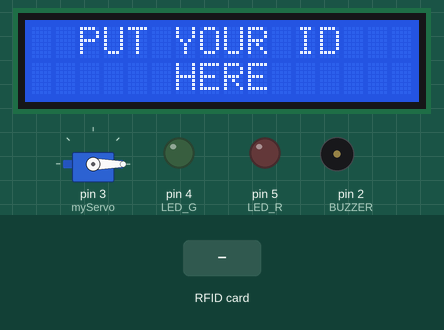
This sketch was run on a simulated Arduino Uno, built with avr-gcc and run on an emulated ATmega328P. On the bench: servo, 16×2 character LCD, output pins drawn as LEDs (lit = HIGH), buzzer (waves = sounding). Inputs (shaded band) come from the test bench. Pins used as bus, display or sensor lines are not drawn; what the sketch prints to the serial monitor is not drawn.

Above: at 1.3 s.
1.4 s: RFID card F4 BE 8A 2A held to the reader
At 2.08 s:
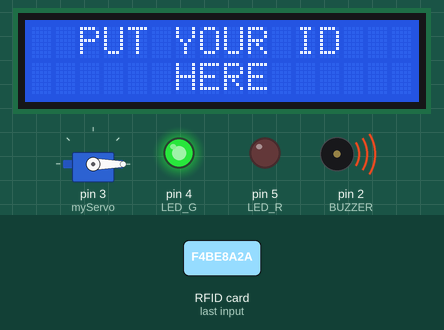
At 3.2 s:
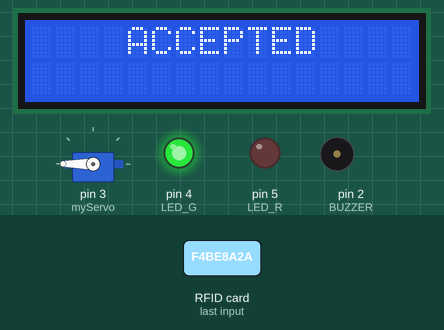
Timing chart, 0 to 8.7 s (numbered marks = the images above; inputs shaded):
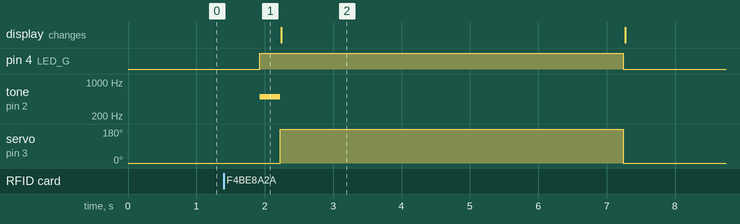

Measured:
- after the input at 1.4 s, pin 4 (LED_G): LOW → HIGH after 0.53 s, → LOW 5.3 s later; tone on pin 2 (BUZZER): silent → 500 Hz after 0.53 s, → silent 0.30 s later; servo on pin 3 (myServo): 0° → 180° after 0.83 s, → 0° 5.0 s later

The sketch:

RFID_Servo_LED_BUZZER.ino
```cpp
//Viral Science
//RFID
#include <SPI.h>
#include <MFRC522.h>
#include <Servo.h>
#include <Wire.h>
#include <LiquidCrystal_I2C.h>
LiquidCrystal_I2C lcd(0x3F, 2, 1, 0 , 4, 5, 6, 7, 3, POSITIVE);


#define SS_PIN 10
#define RST_PIN 9
#define LED_G 4 //define green LED pin
#define LED_R 5 //define red LED
#define BUZZER 2 //buzzer pin
MFRC522 mfrc522(SS_PIN, RST_PIN);   // Create MFRC522 instance.
Servo myServo; //define servo name

void setup()
{
  Serial.begin(9600);   // Initiate a serial communication
  SPI.begin();      // Initiate  SPI bus
  mfrc522.PCD_Init();   // Initiate MFRC522
  myServo.attach(3); //servo pin
  myServo.write(0); //servo start position
  pinMode(LED_G, OUTPUT);
  pinMode(LED_R, OUTPUT);
  pinMode(BUZZER, OUTPUT);
  noTone(BUZZER);
  Serial.println("Put your card to the reader...");
  lcd.begin(16,2);
  Serial.println();


}

void intro(){
  lcd.print("  PUT YOUR ID  ");
  lcd.setCursor(0,1);
  lcd.print("      HERE     ");
  }
void loop()
{
  intro();
  // Look for new cards
  if ( ! mfrc522.PICC_IsNewCardPresent())
  {
    return;
  }
  // Select one of the cards
  if ( ! mfrc522.PICC_ReadCardSerial())
  {
    return;
  }
  //Show UID on serial monitor
  Serial.print("UID tag :");
  String content= "";
  byte letter;
  for (byte i = 0; i < mfrc522.uid.size; i++)
  {
     Serial.print(mfrc522.uid.uidByte[i] < 0x10 ? " 0" : " ");
     Serial.print(mfrc522.uid.uidByte[i], HEX);
     content.concat(String(mfrc522.uid.uidByte[i] < 0x10 ? " 0" : " "));
     content.concat(String(mfrc522.uid.uidByte[i], HEX));
  }
  Serial.println();
  Serial.print("Message : ");
  content.toUpperCase();
  if (content.substring(1) == "F4 BE 8A 2A") //change here the UID of the card/cards that you want to give access
  //  || content.substring(1) == "E9 BD 83 C1" may be added above to add 1 more card
  {
    Serial.println("Authorized access");
    Serial.println();
    delay(500);

    digitalWrite(LED_G, HIGH);
    tone(BUZZER, 500);
    delay(300);
    noTone(BUZZER);
    myServo.write(180);
    lcd.clear();
    lcd.setCursor(0,0);
    lcd.print("    ACCEPTED");
    delay(5000);
    myServo.write(0);
    digitalWrite(LED_G, LOW);
    lcd.clear();
    intro();

  }

 else   {
    Serial.println(" Access denied");
    digitalWrite(LED_R, HIGH);
    tone(BUZZER, 300);
    lcd.clear();
    lcd.print("     DENIED");
    delay(1500);
    digitalWrite(LED_R, LOW);
    noTone(BUZZER);
    lcd.clear();
    intro();
  }
}
```
